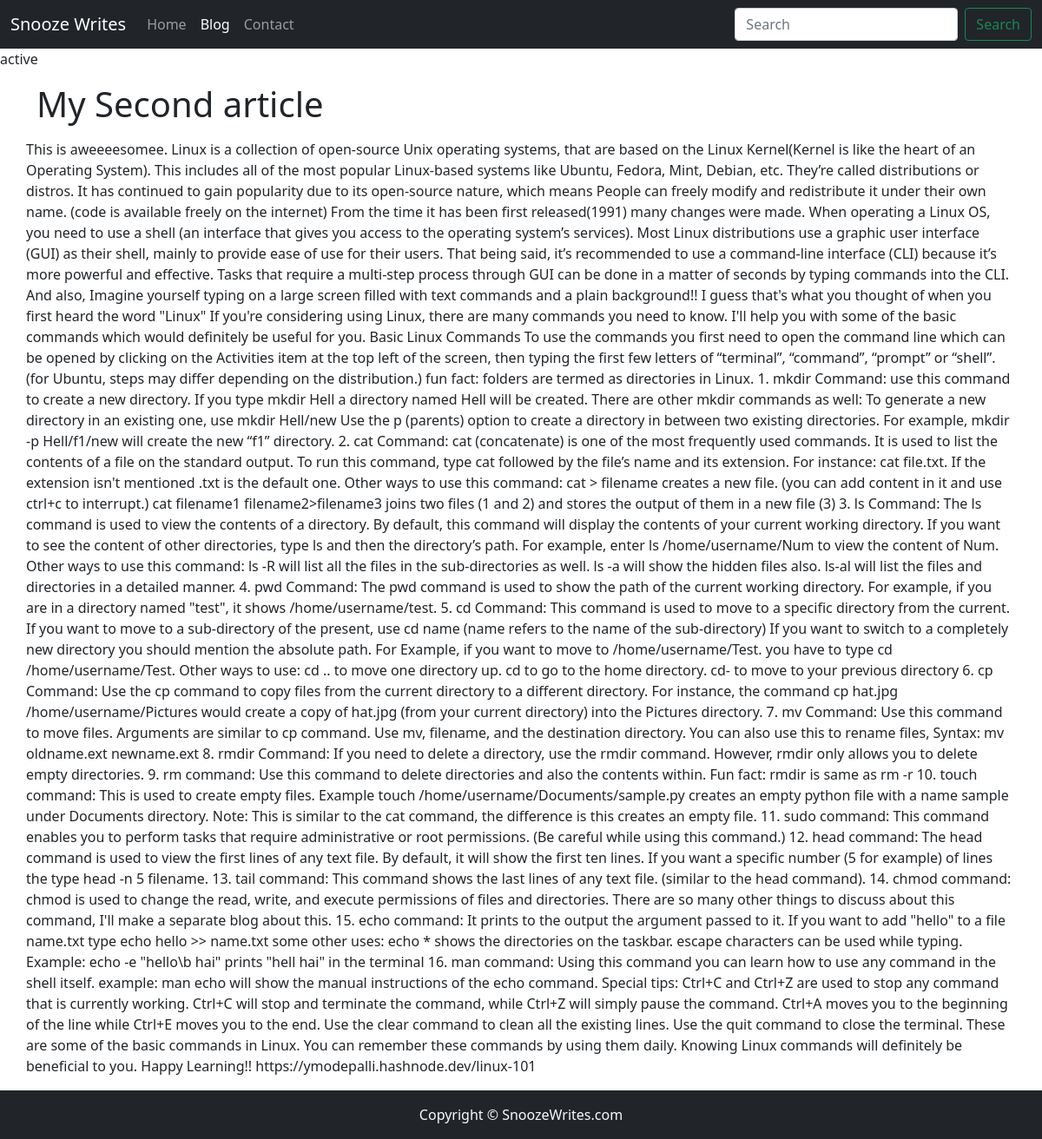
Screenshot of /blogpost/secondassasksskakkakska with the database file from the repository.
### blog/models.py (models this page shows, shortened)
class Blog(models.Model):
    sno = models.AutoField(primary_key=True)
    title = models.CharField(max_length=200)
    content = models.TextField()
    slug = models.CharField(max_length=100)
    time = models.DateTimeField(auto_now_add=True)

### blog/views.py (the view)
# urls.py: path('blogpost/<str:slug>', views.blogpost, name='blog'),
def blogpost(request, slug):
    blog = Blog.objects.filter(slug = slug).first()
    context = {'blog': blog}
    return render(request, 'blogpost.html', context)

### templates/blogpost.html
{% extends 'base.html' %}
{% block body %}
{% block blogactive %}active{% endblock blogactive %}
<div class="container">
<h1 class="my-3">{{blog.title}}</h1>
<div class="row my-3">
    {{blog.content|safe}}
</div>
</div>
{% endblock body %}

### rows the page displays
Blog: title "My Second article", content "This is aweeeesomee. Linux is a collection of open-source Unix operating systems, that are based on the Linux Kernel(Kernel is like the heart of an Operating System). This includes all of the most popular Linux-based systems like Ubuntu, Fedora, Mint, Debian, etc. They’re called distributions or distros. It has continued to gain popularity due to its open-source nature, which means People can freely modify and redistribute it under their own name. (code is available freely on the internet) From the time it has been first released(1991) many changes were made. When operating a Linux OS, you need to use a shell (an interface that gives you access to the operating system’s services). Most…"
